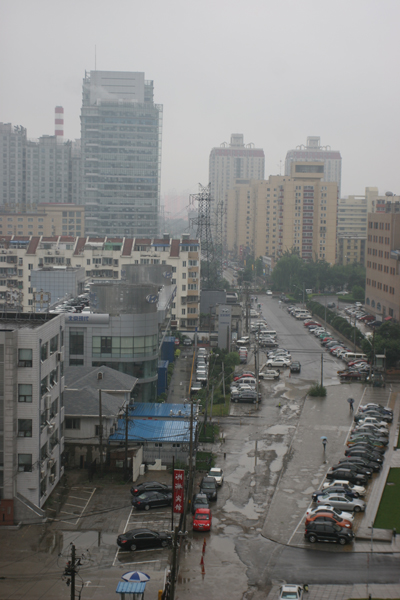
#> input picture image/building.png, 400 x 600 px, found by its file name
$ python dcp.py   (older library calls are emulated)
#> lines starting #> are read from the running program, lines starting #| are printed output that depends on the picture
import cv2;
import math;
import numpy as np;

def DarkChannel(im,sz):
    b,g,r = cv2.split(im)
    dc = cv2.min(cv2.min(r,g),b);
    kernel = cv2.getStructuringElement(cv2.MORPH_RECT,(sz,sz))
    dark = cv2.erode(dc,kernel)
    return dark

def AtmLight(im,dark):
    [h,w] = im.shape[:2]
    imsz = h*w
    numpx = int(max(math.floor(imsz/1000),1))
    darkvec = dark.reshape(imsz);
    imvec = im.reshape(imsz,3);

    indices = darkvec.argsort();
    indices = indices[imsz-numpx::]

    atmsum = np.zeros([1,3])
    for ind in range(1,numpx):
       atmsum = atmsum + imvec[indices[ind]]

    A = atmsum / numpx;
    return A

def TransmissionEstimate(im,A,sz):
    omega = 0.95;
    im3 = np.empty(im.shape,im.dtype);

    for ind in range(0,3):
        im3[:,:,ind] = im[:,:,ind]/A[0,ind]

    transmission = 1 - omega*DarkChannel(im3,sz);
    return transmission

def Guidedfilter(im,p,r,eps):
    mean_I = cv2.boxFilter(im,cv2.CV_64F,(r,r));
    mean_p = cv2.boxFilter(p, cv2.CV_64F,(r,r));
    mean_Ip = cv2.boxFilter(im*p,cv2.CV_64F,(r,r));
    cov_Ip = mean_Ip - mean_I*mean_p;

    mean_II = cv2.boxFilter(im*im,cv2.CV_64F,(r,r));
    var_I   = mean_II - mean_I*mean_I;

    a = cov_Ip/(var_I + eps);
    b = mean_p - a*mean_I;

    mean_a = cv2.boxFilter(a,cv2.CV_64F,(r,r));
    mean_b = cv2.boxFilter(b,cv2.CV_64F,(r,r));

    q = mean_a*im + mean_b;
    return q;

def TransmissionRefine(im,et):
    gray = cv2.cvtColor(im,cv2.COLOR_BGR2GRAY);
    gray = np.float64(gray)/255;
    r = 60;
    eps = 0.0001;
    t = Guidedfilter(gray,et,r,eps);

    return t;

def Recover(im,t,A,tx = 0.1):
    res = np.empty(im.shape,im.dtype);
    t = cv2.max(t,tx);

    for ind in range(0,3):
        res[:,:,ind] = (im[:,:,ind]-A[0,ind])/t + A[0,ind]

    return res

if __name__ == '__main__':
    import sys
    try:
        fn = sys.argv[1]
    except:
        fn = './image/building.png'

    def nothing(*argv):
        pass

    src = cv2.imread(fn);
#> src is the input picture: shape (600, 400, 3); mean B, G, R 124.4, 125.7, 125.5

    I = src.astype('float64')/255;

    dark = DarkChannel(I,15);
#> in DarkChannel, `dark = cv2.erode(dc,kernel)`:
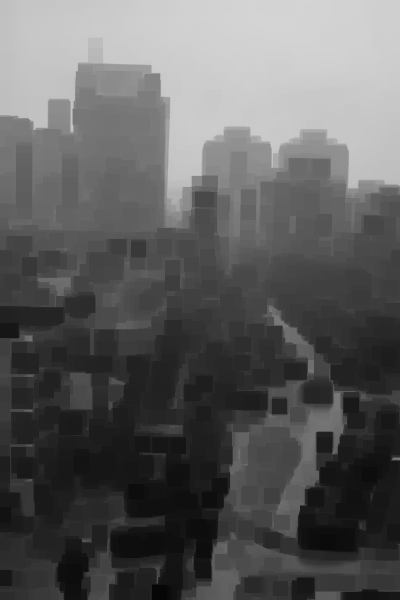
#> dark: shape (600, 400) float64; min 0.0235, max 0.831, mean 0.368
    A = AtmLight(I,dark);
#> in AtmLight, `indices = indices[imsz-numpx::]`: indices = 240 values, max 12696 at index 92, min 647 at index 181, mean 7330.7
#> the loop in AtmLight, `for ind in range(1,numpx):` made 239 passes
#> atmsum on passes 1 to 3: [[0.843, 0.835, 0.835]], [[1.69, 1.67, 1.67]], [[2.53, 2.51, 2.51]]
#> after the loop in AtmLight, `for ind in range(1,numpx):`: atmsum = [[201.4, 199.6, 199.8]]
#> in AtmLight, `A = atmsum / numpx;`: A = [[0.839, 0.832, 0.832]]
#> A = [[0.839, 0.832, 0.832]]
    te = TransmissionEstimate(I,A,15);
#> after the loop in TransmissionEstimate, `for ind in range(0,3):`:
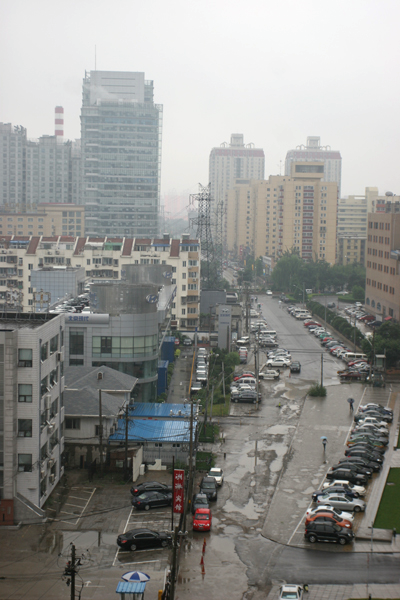
#> im3: shape (600, 400, 3) float64; mean B, G, R 0.581, 0.593, 0.591; drawn with min black and max white
    t = TransmissionRefine(src,te);
#> in Guidedfilter, `mean_a = cv2.boxFilter(a,cv2.CV_64F,(r,r));`:
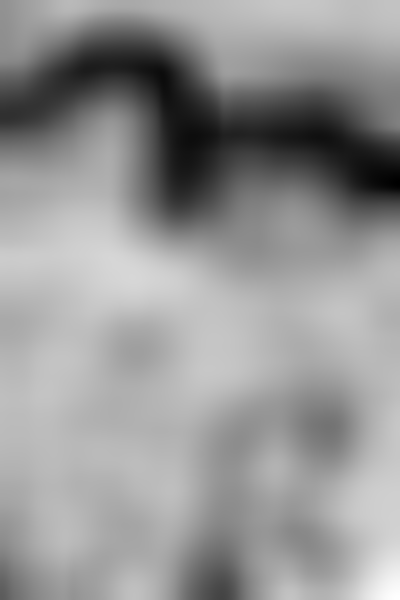
#> mean_a: shape (600, 400) float64; min -1.39, max 0.278, mean -0.414; drawn with min black and max white
#> in Guidedfilter, `mean_b = cv2.boxFilter(b,cv2.CV_64F,(r,r));`:
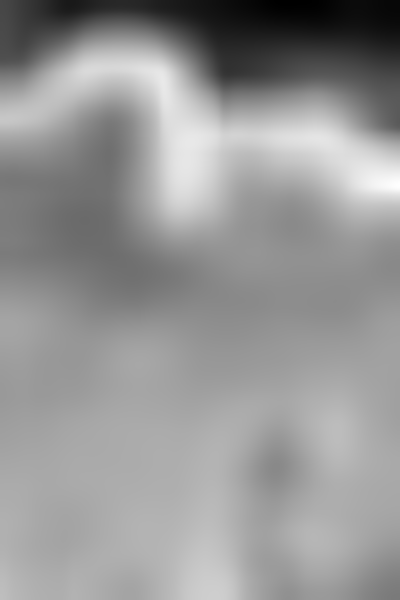
#> mean_b: shape (600, 400) float64; min 0.133, max 1.31, mean 0.821; drawn with min black and max white
#> in Guidedfilter, `q = mean_a*im + mean_b;`:
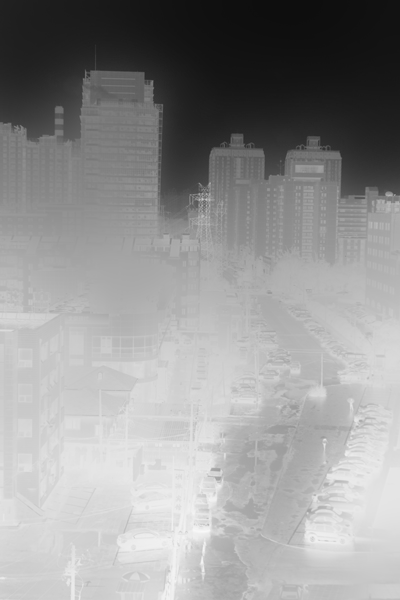
#> q: shape (600, 400) float64; min 0.0562, max 0.976, mean 0.58
    J = Recover(I,t,A,0.1);
#> after the loop in Recover, `for ind in range(0,3):`:
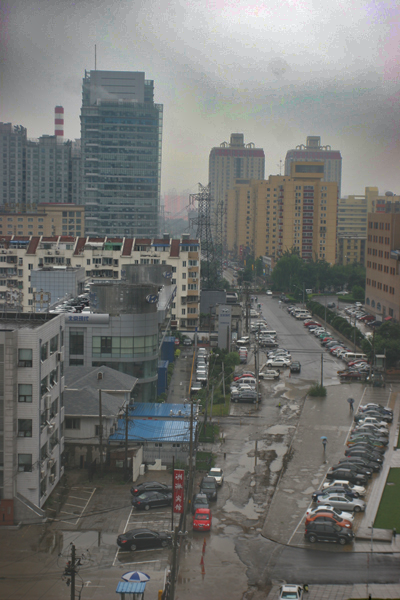
#> res: shape (600, 400, 3) float64; mean B, G, R 0.314, 0.326, 0.322; drawn with min black and max white

    cv2.imshow("Dark Image",dark);
    cv2.imshow("Transmission Refine",t);
    cv2.imshow('Original image',src);
    cv2.imshow('Recovered Image',J);
    cv2.imwrite("./image/building_recorvered.png",J*255);
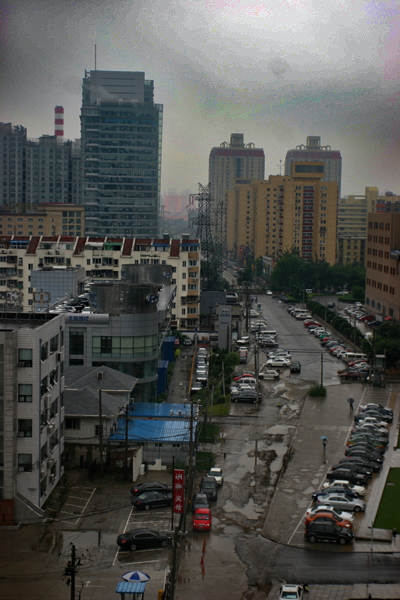
#> saved as building_recorvered.png: shape (600, 400, 3); mean B, G, R 80.2, 83.1, 82.1
    cv2.waitKey(0);

$ run again, with image/diver_sceneRadiance_Enhance.png copied over image/building.png
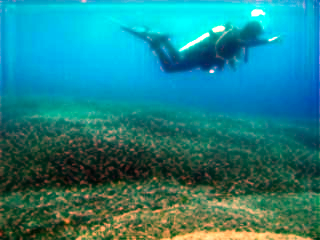
#> input picture image/diver_sceneRadiance_Enhance.png, 320 x 240 px, found by its file name
#> src is the input picture: shape (240, 320, 3); mean B, G, R 133.5, 128.5, 30
#> in DarkChannel, `dark = cv2.erode(dc,kernel)`:
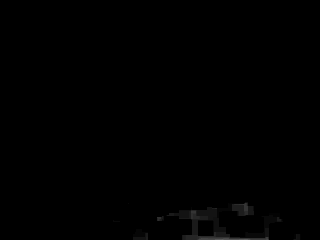
#> dark: shape (240, 320) float64; min 0, max 0.369, mean 0.00231
#> indices = 76 values, max 76747 at index 36, min 76361 at index 35, mean 76610.4
#> the loop in AtmLight, `for ind in range(1,numpx):` made 75 passes
#> atmsum on passes 1 to 8: [[0.459, 0.753, 1]], [[0.945, 1.54, 2]], [[1.45, 2.35, 3]], [[1.93, 3.13, 4]], [[2.33, 3.83, 5]], [[2.75, 4.54, 6]], [[3.21, 5.3, 7]], [[3.68, 6.08, 8]]
#> after the loop in AtmLight, `for ind in range(1,numpx):`: atmsum = [[34.75, 56.86, 72.9]]
#> in AtmLight, `A = atmsum / numpx;`: A = [[0.457, 0.748, 0.959]]
#> `cv2.imshow("Transmission Refine",t);`:
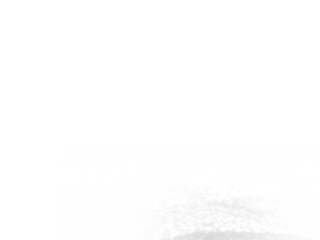
#> window 'Transmission Refine': shape (240, 320); min 214, max 255, mean 254.1

$ run again, with image/fish_sceneRadiance_Enhance.png copied over image/building.png
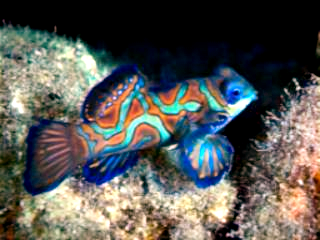
#> input picture image/fish_sceneRadiance_Enhance.png, 320 x 240 px, found by its file name
#> src is the input picture: shape (240, 320, 3); mean B, G, R 84.3, 88.2, 87.8
#> in DarkChannel, `dark = cv2.erode(dc,kernel)`:
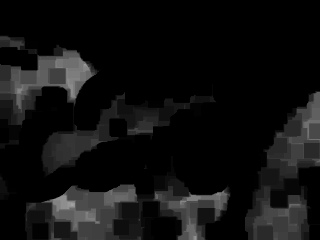
#> dark: shape (240, 320) float64; min 0, max 0.643, mean 0.063
#> indices = 76 values, max 76675 at index 39, min 20564 at index 65, mean 62773.9
#> the loop in AtmLight, `for ind in range(1,numpx):` made 75 passes
#> atmsum on passes 1 to 8: [[0.765, 0.914, 1]], [[1.44, 1.74, 1.95]], [[2.15, 2.61, 2.86]], [[2.98, 3.6, 3.85]], [[3.76, 4.5, 4.8]], [[4.5, 5.4, 5.76]], [[5.1, 6.14, 6.55]], [[5.87, 7.07, 7.54]]
#> after the loop in AtmLight, `for ind in range(1,numpx):`: atmsum = [[59.55, 70.51, 72.3]]
#> in AtmLight, `A = atmsum / numpx;`: A = [[0.783, 0.928, 0.951]]
#> `cv2.imshow("Transmission Refine",t);`:
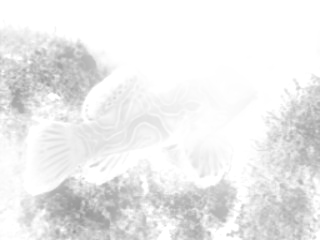
#> window 'Transmission Refine': shape (240, 320); min 150, max 255, mean 236.3
